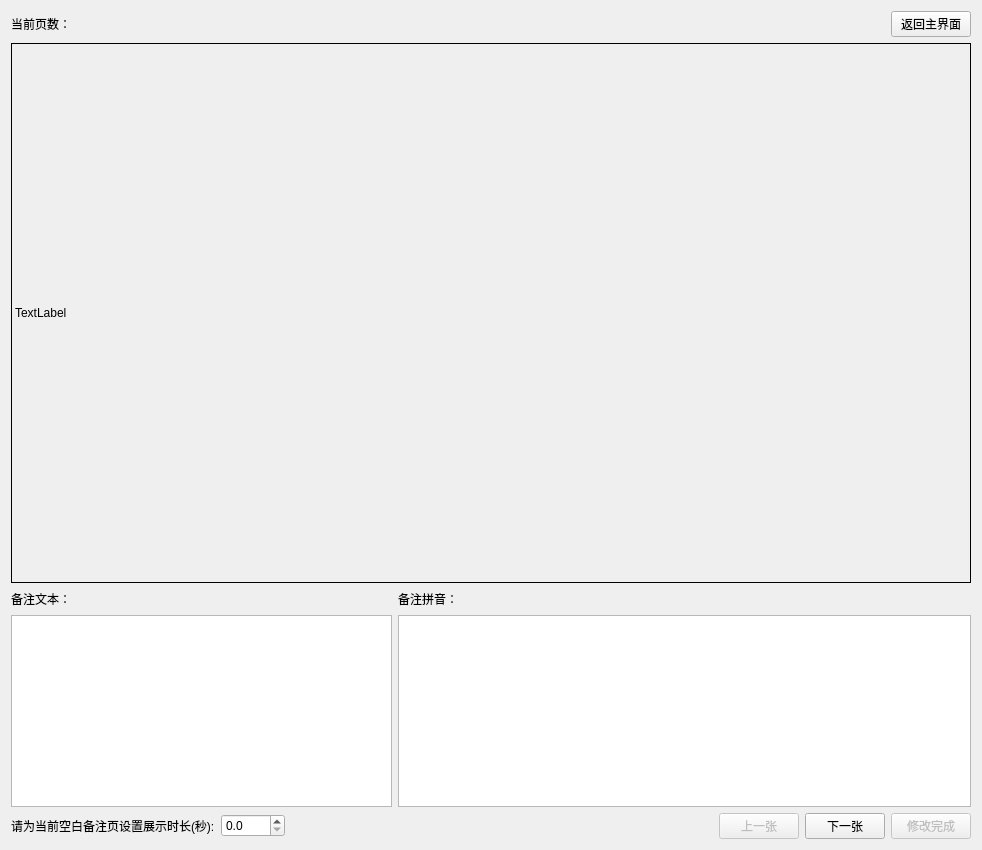
<?xml version="1.0" encoding="UTF-8"?>
<ui version="4.0">
 <class>SetTimeWindow</class>
 <widget class="QWidget" name="SetTimeWindow">
  <property name="geometry">
   <rect>
    <x>0</x>
    <y>0</y>
    <width>984</width>
    <height>868</height>
   </rect>
  </property>
  <property name="sizePolicy">
   <sizepolicy hsizetype="Fixed" vsizetype="Fixed">
    <horstretch>0</horstretch>
    <verstretch>0</verstretch>
   </sizepolicy>
  </property>
  <property name="mouseTracking">
   <bool>false</bool>
  </property>
  <property name="tabletTracking">
   <bool>false</bool>
  </property>
  <property name="windowTitle">
   <string>Edit</string>
  </property>
  <property name="autoFillBackground">
   <bool>false</bool>
  </property>
  <layout class="QGridLayout" name="gridLayout_3">
   <property name="sizeConstraint">
    <enum>QLayout::SetFixedSize</enum>
   </property>
   <item row="0" column="0">
    <layout class="QGridLayout" name="gridLayout">
     <item row="2" column="3">
      <widget class="QLabel" name="PinyinLabel">
       <property name="font">
        <font>
         <family>Microsoft YaHei UI</family>
        </font>
       </property>
       <property name="text">
        <string>备注拼音：</string>
       </property>
      </widget>
     </item>
     <item row="0" column="1" colspan="5">
      <widget class="QLabel" name="StatusLabel">
       <property name="font">
        <font>
         <family>Microsoft YaHei UI</family>
        </font>
       </property>
       <property name="text">
        <string>当前页数：</string>
       </property>
      </widget>
     </item>
     <item row="4" column="6">
      <layout class="QHBoxLayout" name="horizontalLayout_3">
       <item>
        <widget class="QPushButton" name="PreSlideButton">
         <property name="enabled">
          <bool>false</bool>
         </property>
         <property name="sizePolicy">
          <sizepolicy hsizetype="Fixed" vsizetype="Fixed">
           <horstretch>0</horstretch>
           <verstretch>0</verstretch>
          </sizepolicy>
         </property>
         <property name="font">
          <font>
           <family>Microsoft YaHei UI</family>
          </font>
         </property>
         <property name="text">
          <string>上一张</string>
         </property>
         <property name="checkable">
          <bool>false</bool>
         </property>
        </widget>
       </item>
       <item>
        <widget class="QPushButton" name="NextSlideButton">
         <property name="sizePolicy">
          <sizepolicy hsizetype="Fixed" vsizetype="Fixed">
           <horstretch>0</horstretch>
           <verstretch>0</verstretch>
          </sizepolicy>
         </property>
         <property name="font">
          <font>
           <family>Microsoft YaHei UI</family>
          </font>
         </property>
         <property name="text">
          <string>下一张</string>
         </property>
        </widget>
       </item>
       <item>
        <widget class="QPushButton" name="CompleteButton">
         <property name="enabled">
          <bool>false</bool>
         </property>
         <property name="sizePolicy">
          <sizepolicy hsizetype="Fixed" vsizetype="Fixed">
           <horstretch>0</horstretch>
           <verstretch>0</verstretch>
          </sizepolicy>
         </property>
         <property name="font">
          <font>
           <family>Microsoft YaHei UI</family>
          </font>
         </property>
         <property name="text">
          <string>修改完成</string>
         </property>
        </widget>
       </item>
      </layout>
     </item>
     <item row="2" column="2">
      <spacer name="horizontalSpacer_3">
       <property name="orientation">
        <enum>Qt::Horizontal</enum>
       </property>
       <property name="sizeHint" stdset="0">
        <size>
         <width>40</width>
         <height>20</height>
        </size>
       </property>
      </spacer>
     </item>
     <item row="3" column="3" colspan="4">
      <widget class="QTextEdit" name="PinyinEdit"/>
     </item>
     <item row="0" column="6" alignment="Qt::AlignRight">
      <widget class="QPushButton" name="BackButton">
       <property name="maximumSize">
        <size>
         <width>107</width>
         <height>16777215</height>
        </size>
       </property>
       <property name="font">
        <font>
         <family>Microsoft YaHei UI</family>
        </font>
       </property>
       <property name="layoutDirection">
        <enum>Qt::LeftToRight</enum>
       </property>
       <property name="text">
        <string>返回主界面</string>
       </property>
       <property name="checkable">
        <bool>false</bool>
       </property>
       <property name="autoDefault">
        <bool>false</bool>
       </property>
       <property name="default">
        <bool>false</bool>
       </property>
       <property name="flat">
        <bool>false</bool>
       </property>
      </widget>
     </item>
     <item row="1" column="1" colspan="6">
      <widget class="QLabel" name="label">
       <property name="sizePolicy">
        <sizepolicy hsizetype="Fixed" vsizetype="Fixed">
         <horstretch>16</horstretch>
         <verstretch>9</verstretch>
        </sizepolicy>
       </property>
       <property name="minimumSize">
        <size>
         <width>960</width>
         <height>540</height>
        </size>
       </property>
       <property name="maximumSize">
        <size>
         <width>960</width>
         <height>540</height>
        </size>
       </property>
       <property name="frameShape">
        <enum>QFrame::Box</enum>
       </property>
       <property name="text">
        <string>TextLabel</string>
       </property>
      </widget>
     </item>
     <item row="2" column="1">
      <widget class="QLabel" name="TextLabel">
       <property name="font">
        <font>
         <family>Microsoft YaHei UI</family>
        </font>
       </property>
       <property name="text">
        <string>备注文本：</string>
       </property>
      </widget>
     </item>
     <item row="3" column="1" colspan="2">
      <widget class="QTextBrowser" name="TextBrowser">
       <property name="minimumSize">
        <size>
         <width>0</width>
         <height>100</height>
        </size>
       </property>
      </widget>
     </item>
     <item row="4" column="1">
      <layout class="QHBoxLayout" name="horizontalLayout_5">
       <item>
        <widget class="QLabel" name="DisplayTimeLabel">
         <property name="font">
          <font>
           <family>Microsoft YaHei UI</family>
          </font>
         </property>
         <property name="text">
          <string>请为当前空白备注页设置展示时长(秒):</string>
         </property>
        </widget>
       </item>
       <item>
        <widget class="QDoubleSpinBox" name="DisplayTime">
         <property name="enabled">
          <bool>true</bool>
         </property>
         <property name="sizePolicy">
          <sizepolicy hsizetype="Fixed" vsizetype="Fixed">
           <horstretch>0</horstretch>
           <verstretch>0</verstretch>
          </sizepolicy>
         </property>
         <property name="font">
          <font>
           <family>Microsoft YaHei UI</family>
          </font>
         </property>
         <property name="buttonSymbols">
          <enum>QAbstractSpinBox::UpDownArrows</enum>
         </property>
         <property name="decimals">
          <number>1</number>
         </property>
         <property name="maximum">
          <double>1000.000000000000000</double>
         </property>
        </widget>
       </item>
      </layout>
     </item>
     <item row="2" column="4">
      <spacer name="horizontalSpacer_2">
       <property name="orientation">
        <enum>Qt::Horizontal</enum>
       </property>
       <property name="sizeHint" stdset="0">
        <size>
         <width>40</width>
         <height>20</height>
        </size>
       </property>
      </spacer>
     </item>
    </layout>
   </item>
  </layout>
 </widget>
 <resources/>
 <connections/>
</ui>
